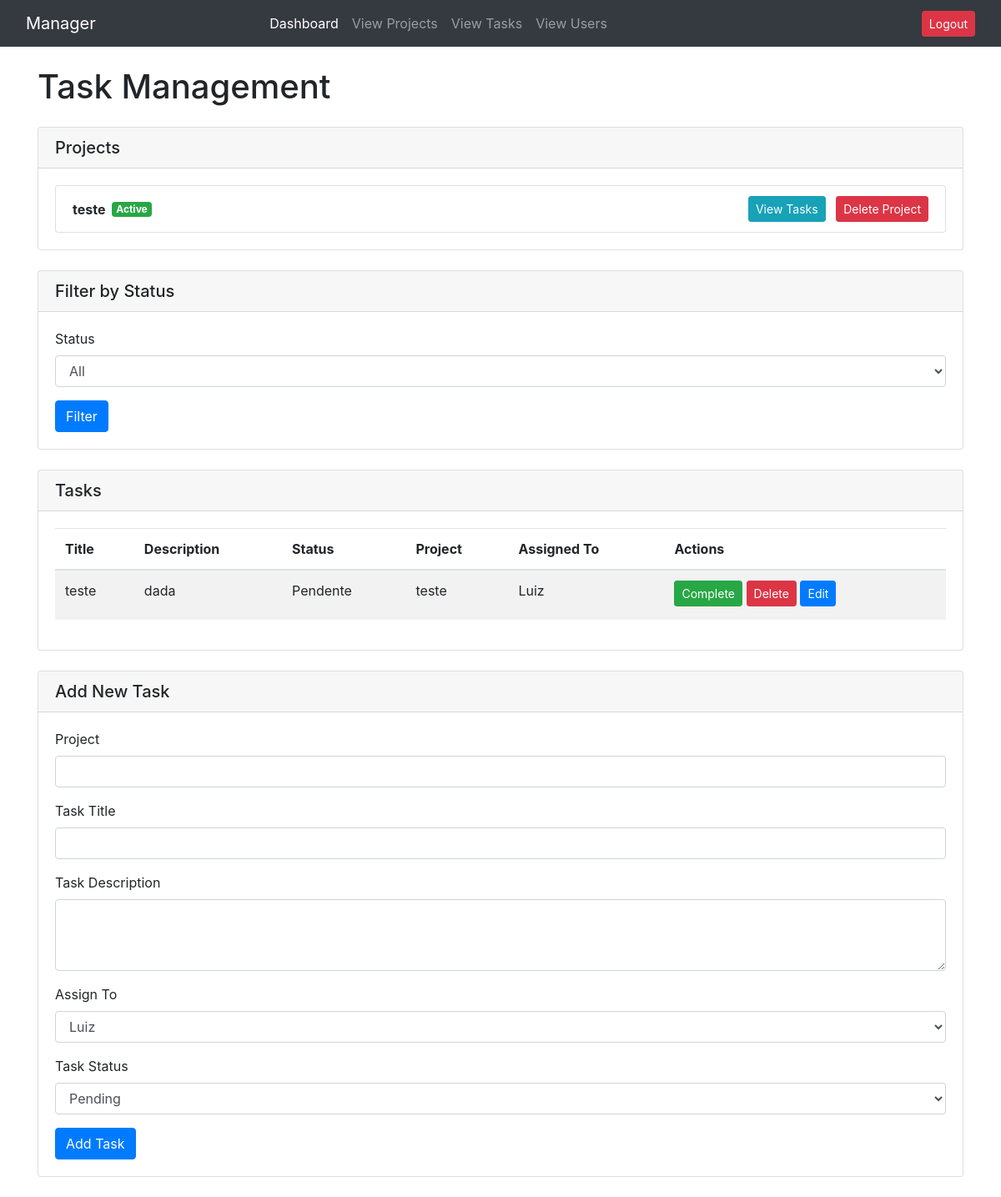
The app's page /task, older data.
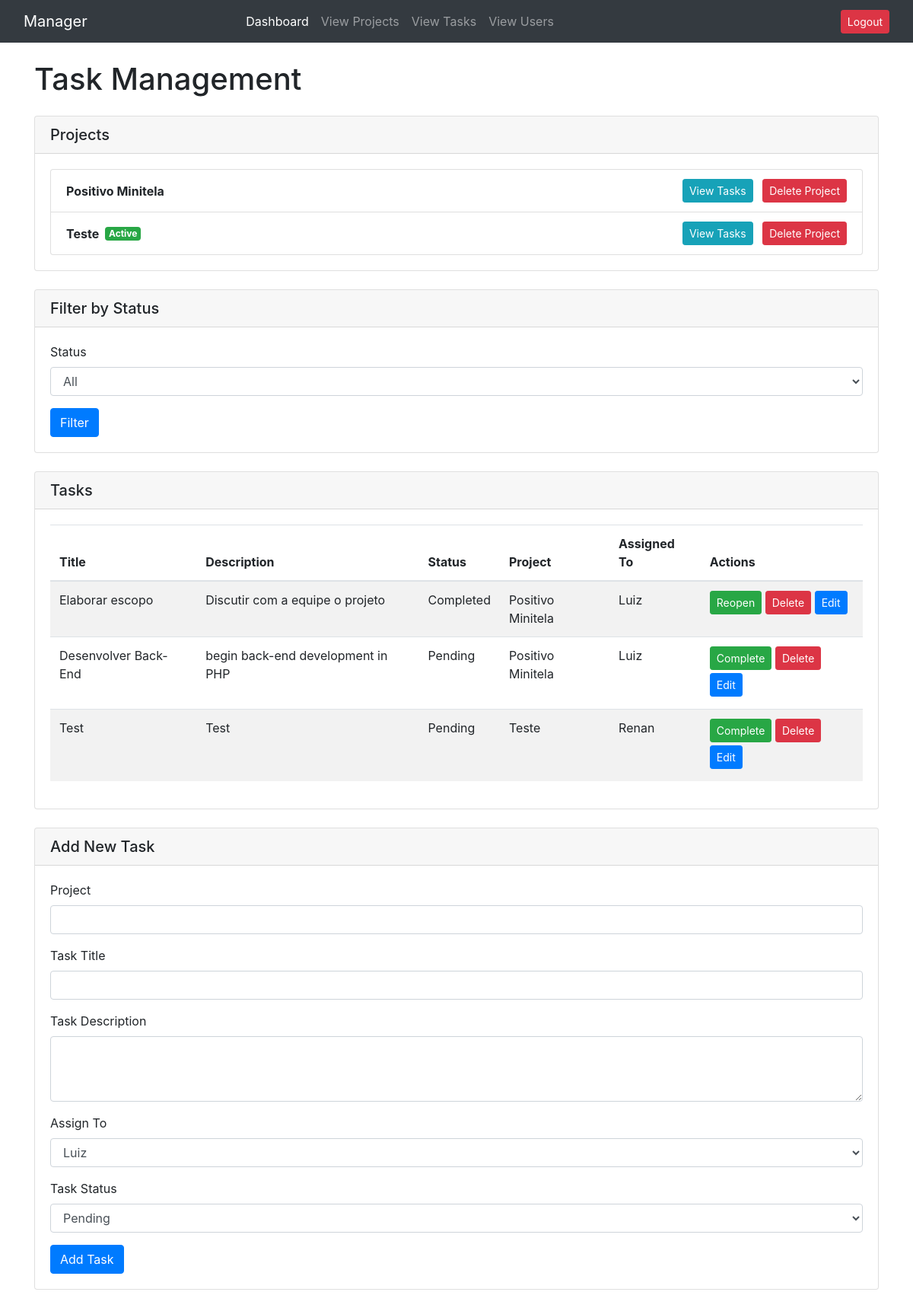
The same page, newer data.
### app.py (models this page shows, shortened)
class Projects(db.Model):
    project_id = db.Column(db.Integer, primary_key=True)
    project_name = db.Column(db.String(20))
    active = db.Column(db.Boolean)
    user_id = db.Column(db.Integer, db.ForeignKey('user.id'))

class Tasks(db.Model):
    task_id = db.Column(db.Integer, primary_key=True)
    project_id = db.Column(db.Integer, db.ForeignKey('projects.project_id'))
    user_id = db.Column(db.Integer, db.ForeignKey('user.id'))
    title = db.Column(db.String(100), nullable=False)
    description = db.Column(db.Text)
    status = db.Column(db.String(20), default='Pending')
    project = relationship('Projects', backref='tasks')
    user = relationship('User')

class User(db.Model):
    id = db.Column(db.Integer, primary_key=True)
    username = db.Column(db.String(150), unique=True, nullable=False)
    password = db.Column(db.String(150), nullable=False)

### app.py (the view, shortened to what this page needs)
@app.route('/task', methods=['GET', 'POST'])
def task():
    status_filter = request.args.get('status')
    project_id_filter = request.args.get('project_id')
    if project_id_filter:
        tasks = Tasks.query.filter_by(project_id=project_id_filter).all()
    else:
        if status_filter:
            tasks = Tasks.query.filter_by(status=status_filter).all()
        else:
            tasks = Tasks.query.all()
    projects = Projects.query.all()
    users = User.query.all()
    return render_template('task.html', tasks=tasks, projects=projects, users=users)

### templates/task.html (shortened to what this page needs)
{% extends "layout.html" %}
{% block body %}
<h1 class="mb-4">Task Management</h1>
{% if projects %}
<div class="card mb-4">
    <div class="card-header">
        <h5 class="mb-0">Projects</h5>
    </div>
    <div class="card-body">
        <ul class="list-group">
            {% for project in projects %}
            <li class="list-group-item d-flex justify-content-between align-items-center">
                <div class="d-flex align-items-center">
                    <span class="font-weight-bold mr-2">{{ project.project_name }}</span>
                    {% if project.active %}
                    <span class="badge badge-success">Active</span>
                    {% endif %}
                </div>
                <div>
                    <a href="{{ url_for('task', project_id=project.project_id) }}" class="btn btn-info btn-sm mr-2">
                        View Tasks
                    </a>
                    <a href="{{ url_for('delete_project', project_id=project.project_id) }}"
                        class="btn btn-danger btn-sm">Delete Project</a>
                </div>
            </li>
            {% endfor %}
        </ul>
    </div>
</div>
{% endif %}
<div class="card mb-4">
    <div class="card-header">
        <h5 class="mb-0">Filter by Status</h5>
    </div>
    <div class="card-body">
        <form method="get" action="{{ url_for('task') }}">
            <div class="form-group">
                <label for="status_filter">Status</label>
                <select id="status_filter" name="status" class="form-control">
                    <option value="">All</option>
                </select>
            </div>
            <button type="submit" class="btn btn-primary">Filter</button>
        </form>
    </div>
</div>
{% if tasks %}
<div class="card mb-4">
    <div class="card-header">
        <h5 class="mb-0">Tasks</h5>
    </div>
    <div class="card-body">
        <div class="table-responsive">
            <table class="table table-striped">
                <thead>
                    <tr>
                        <th>Title</th>
                        <th>Description</th>
                        <th>Status</th>
                        <th>Project</th>
                        <th>Assigned To</th>
                        <th>Actions</th>
                    </tr>
                </thead>
                <tbody>
                    {% for task in tasks %}
                    <tr>
                        <td>{{ task.title }}</td>
                        <td>{{ task.description }}</td>
                        <td>{{ task.status }}</td>
                        <td>{{ task.project.project_name }}</td>
                        <td>{{ task.user.username }}</td>
                        <td>
                            <a href="{{ url_for('close_task', task_id=task.task_id) }}"
                                class="btn btn-success btn-sm mb-1">
                                {% if task.status == 'Completed' %}
                                Reopen
                                {% else %}
                                Complete
                                {% endif %}
                            </a>
                            <a href="{{ url_for('delete_task', task_id=task.task_id) }}"
                                class="btn btn-danger btn-sm mb-1">Delete</a>
                            <button type="button" class="btn btn-primary btn-sm mb-1" data-toggle="modal"
                                data-target="#editTaskModal{{ task.task_id }}">
                                Edit
                            </button>
                        </td>
                    </tr>
                    {% endfor %}
                </tbody>
            </table>
        </div>
    </div>
</div>
{% else %}
<p>No tasks found.</p>
{% endif %}
<div class="card mb-4"> <div class="card-header">
        <h5 class="mb-0">Add New Task</h5>
    </div>
    <div class="card-body">
        <form method="post" action="{{ url_for('add_task') }}">
            <div class="form-group">
                <label for="project">Project</label>
                <input type="text" class="form-control" id="project" name="project" required>
            </div>
            <div class="form-group">
                <label for="title">Task Title</label>
                <input type="text" class="form-control" id="title" name="title" required>
            </div>
            <div class="form-group">
                <label for="description">Task Description</label>
                <textarea class="form-control" id="description" name="description" rows="3" required></textarea>
            </div>
            <div class="form-group">
                <label for="user">Assign To</label>
                <select id="user" name="user_id" class="form-control">
                    {% for user in users %}
                    <option value="{{ user.id }}">{{ user.username }}</option>
                    {% endfor %}
                </select>
            </div>
            <div class="form-group">
                <label for="status">Task Status</label>
                <select id="status" name="status" class="form-control">
                    <option value="Pending">Pending</option>
                </select>
            </div>
            <button type="submit" class="btn btn-primary">Add Task</button>
        </form>
    </div>
</div>
{% endblock %}

### templates/layout.html (shortened to what this page needs)
<!DOCTYPE html>
<html lang="en"> <head>
    <title>{% block title %}{% endblock %} - Manager</title> <link rel="stylesheet" href="https://stackpath.bootstrapcdn.com/bootstrap/4.5.2/css/bootstrap.min.css">
</head>
<body>
    <nav class="navbar navbar-expand-lg navbar-dark bg-dark">
        <div class="container-fluid">
            <a class="navbar-brand" href="{{ url_for('task') }}">Manager</a>
            <div class="collapse navbar-collapse" id="navbarNav">
                <ul class="navbar-nav mx-auto">
                    <li class="nav-item">
                        <a class="nav-link {% if request.endpoint == 'task' %}active{% endif %}" href="{{ url_for('task') }}">Dashboard</a>
                    </li>
                    <li class="nav-item">
                        <a class="nav-link {% if request.endpoint == 'view_projects' %}active{% endif %}" href="{{ url_for('view_projects') }}">View Projects</a>
                    </li>
                    <li class="nav-item">
                        <a class="nav-link {% if request.endpoint == 'view_tasks' %}active{% endif %}" href="{{ url_for('view_tasks') }}">View Tasks</a>
                    </li>
                    <li class="nav-item">
                        <a class="nav-link {% if request.endpoint == 'view_users' %}active{% endif %}" href="{{ url_for('view_users') }}">View Users</a>
                    </li>
                </ul>
                <ul class="navbar-nav ml-auto">
                    <li class="nav-item">
                        <a href="{{ url_for('logout') }}" class="btn btn-danger btn-sm">Logout</a>
                    </li>
                </ul>
            </div>
        </div>
    </nav>
    <div class="container mt-4">
        {% block body %}
        {% endblock %}
    </div>
</body>
</html>

Row changes from the older to the newer data that the page shows:
changed Projects: project_name "teste" → "Positivo Minitela"; no longer shows "Active"
added Projects: project_name "Teste", active "Active"
changed Tasks: title "teste" → "Elaborar escopo"; description "dada" → "Discutir com a equipe o projeto"; status "Pendente" → "Completed"; project.project_name "teste" → "Positivo Minitela"; status "Complete" → "Reopen"
added Tasks: title "Desenvolver Back-End", description "begin back-end development in PHP", status "Pending", project.project_name "Positivo Minitela", user.username "Luiz", shows "Complete"
added Tasks: title "Test", description "Test", status "Pending", project.project_name "Teste", user.username "Renan", shows "Complete"
